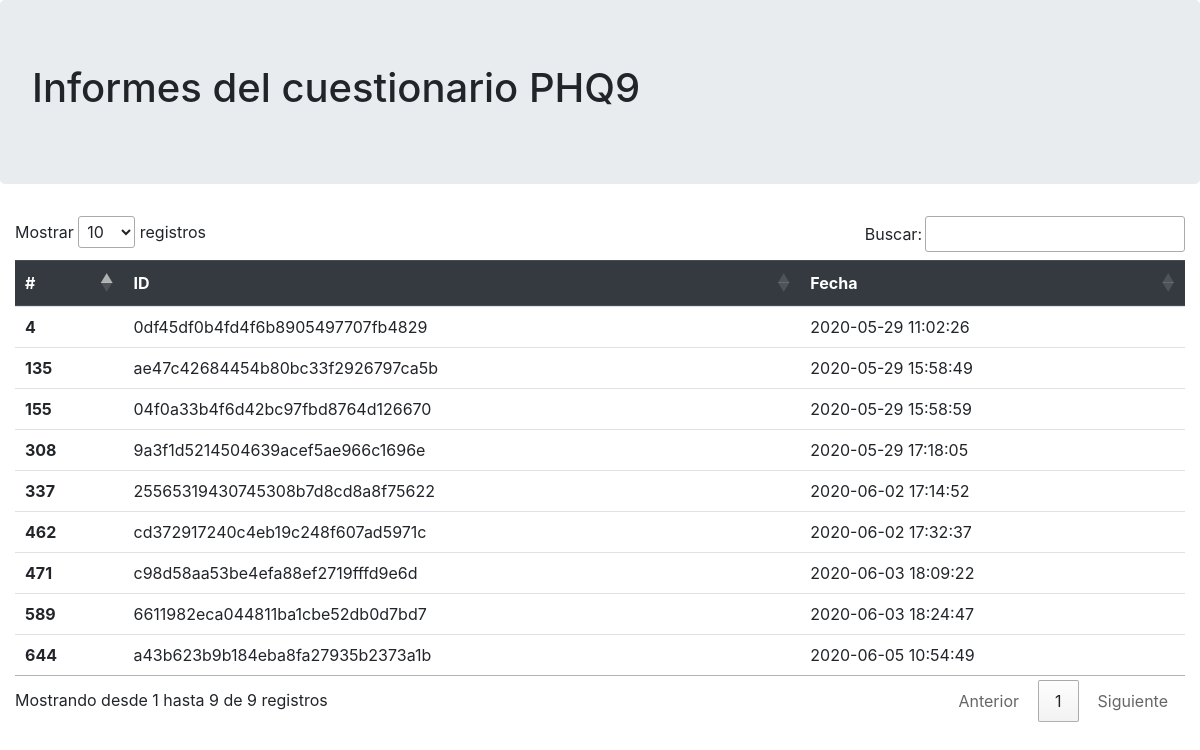
The app's page /, older data.
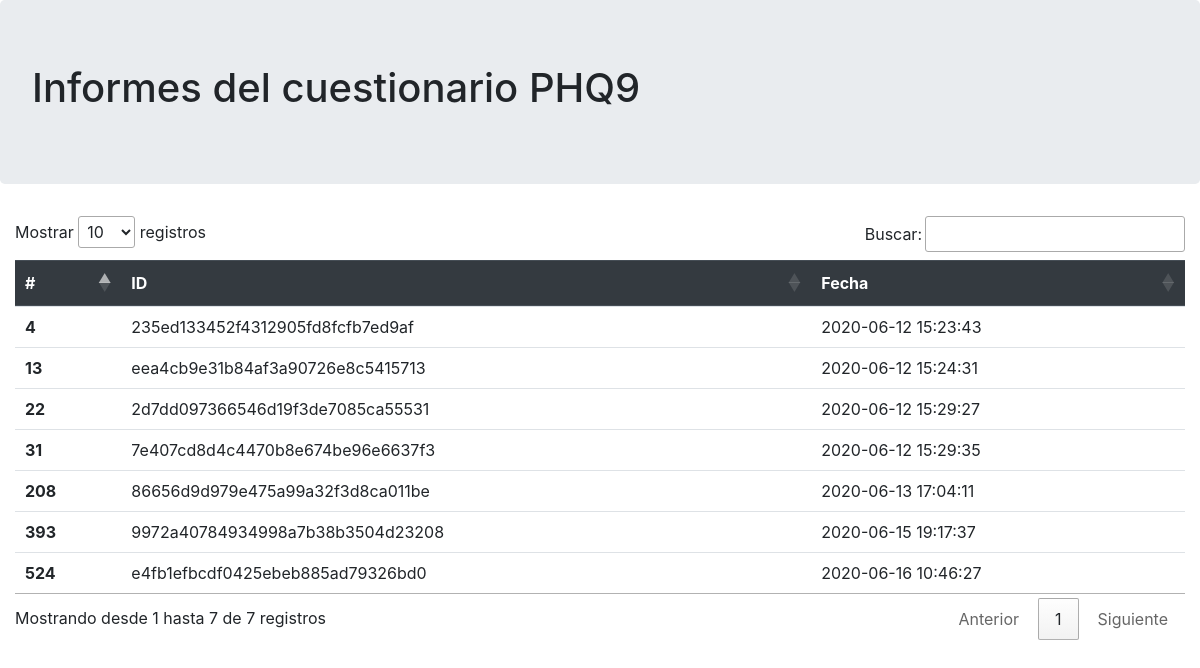
The same page, newer data.
### tables this page shows
CREATE TABLE events (
	id INTEGER NOT NULL, 
	sender_id VARCHAR(255) NOT NULL, 
	type_name VARCHAR(255) NOT NULL, 
	timestamp FLOAT, 
	intent_name VARCHAR(255), 
	action_name VARCHAR(255), 
	data TEXT, 
	PRIMARY KEY (id)
);

### reports-app/app.py (the view)
@app.route("/")
def index():
    events = query_db("SELECT id, sender_id, datetime(timestamp, 'unixepoch') as date FROM events WHERE type_name = "
                      "'user' GROUP BY sender_id ORDER BY id")
    return render_template("index.html", data=events)

### reports-app/app.py (called while the page is built)
def query_db(query, args=(), one=False):
    cur = get_db().execute(query, args)
    rv = cur.fetchall()
    cur.close()
    return (rv[0] if rv else None) if one else rv

def get_db():
    db = getattr(g, '_database', None)
    if db is None:
        db = g._database = sqlite3.connect(DATABASE)
    db.row_factory = sqlite3.Row
    return db

@app.teardown_appcontext
def close_connection(exception):
    db = getattr(g, '_database', None)
    if db is not None:
        db.close()

### reports-app/templates/index.html (shortened to what this page needs)
<!DOCTYPE html>
<html lang="en">
<head>
    <link rel="stylesheet" href="https://stackpath.bootstrapcdn.com/bootstrap/4.5.0/css/bootstrap.min.css">
    <link rel="stylesheet" href="http://cdn.datatables.net/1.10.21/css/jquery.dataTables.min.css">
</head>
<body>
    <div class="jumbotron">
        <h1>Informes del cuestionario PHQ9</h1>
    </div>
    <div class="container-fluid">
        <div class="table-responsive">
            <table class="table" id="table">
                <thead class="thead-dark">
                    <tr>
                        <th scope="col">#</th>
                        <th scope="col">ID</th>
                        <th scope="col">Fecha</th>
                    </tr>
                </thead>
                <tbody>
                    {% for key in data %}
                        <tr>
                            <th scope="row">{{ key['id'] }}</th>
                            <td>{{ key['sender_id'] }}</td>
                            <td>{{ key['date'] }}</td>
                        </tr>
                    {% endfor %}
                </tbody>
            </table>
        </div>
    </div>
</body>
</html>

Row changes from the older to the newer data that the page shows:
no longer on this page (row edited): events: id "135", sender_id "ae47c42684454b80bc33f2926797ca5b", date "2020-05-29 15:58:49"
no longer on this page (row edited): events: id "155", sender_id "04f0a33b4f6d42bc97fbd8764d126670", date "2020-05-29 15:58:59"
no longer on this page (row edited): events: id "308", sender_id "9a3f1d5214504639acef5ae966c1696e", date "2020-05-29 17:18:05"
no longer on this page (row edited): events: id "337", sender_id "25565319430745308b7d8cd8a8f75622", date "2020-06-02 17:14:52"
no longer on this page (row edited): events: id "462", sender_id "cd372917240c4eb19c248f607ad5971c", date "2020-06-02 17:32:37"
no longer on this page (row edited): events: id "471", sender_id "c98d58aa53be4efa88ef2719fffd9e6d", date "2020-06-03 18:09:22"
no longer on this page (row edited): events: id "589", sender_id "6611982eca044811ba1cbe52db0d7bd7", date "2020-06-03 18:24:47"
removed events: id "644", sender_id "a43b623b9b184eba8fa27935b2373a1b", date "2020-06-05 10:54:49"
changed events id 4: sender_id "0df45df0b4fd4f6b8905497707fb4829" → "235ed133452f4312905fd8fcfb7ed9af"; date "2020-05-29 11:02:26" → "2020-06-12 15:23:43"
now on this page (row edited): events: id "13", sender_id "eea4cb9e31b84af3a90726e8c5415713", date "2020-06-12 15:24:31"
now on this page (row edited): events: id "22", sender_id "2d7dd097366546d19f3de7085ca55531", date "2020-06-12 15:29:27"
now on this page (row edited): events: id "31", sender_id "7e407cd8d4c4470b8e674be96e6637f3", date "2020-06-12 15:29:35"
now on this page (row edited): events: id "208", sender_id "86656d9d979e475a99a32f3d8ca011be", date "2020-06-13 17:04:11"
now on this page (row edited): events: id "393", sender_id "9972a40784934998a7b38b3504d23208", date "2020-06-15 19:17:37"
now on this page (row edited): events: id "524", sender_id "e4fb1efbcdf0425ebeb885ad79326bd0", date "2020-06-16 10:46:27"
Text that changed along with them:
text written by a page script: "Mostrar registros Buscar: Mostrando desde 1 hasta 9 de 9 registros Anterior 1 Siguiente" → "Mostrar registros Buscar: Mostrando desde 1 hasta 7 de 7 registros Anterior 1 Siguiente"
